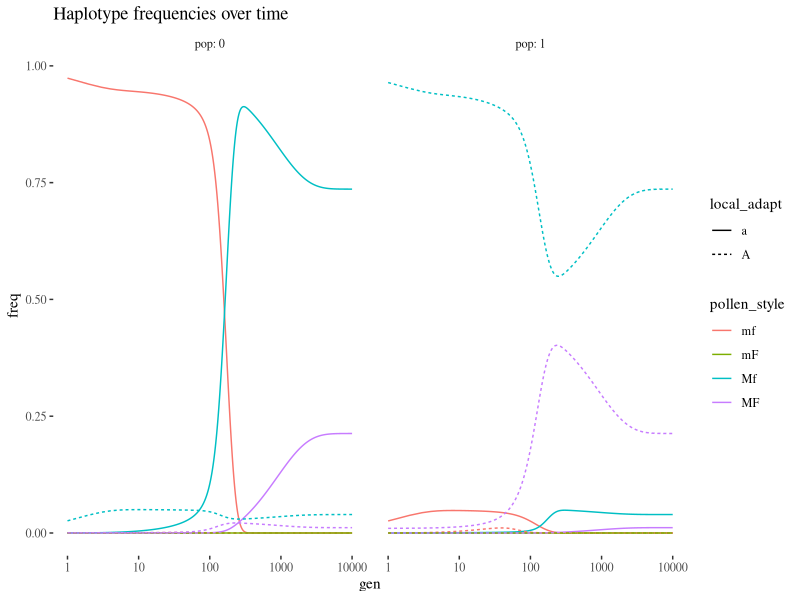
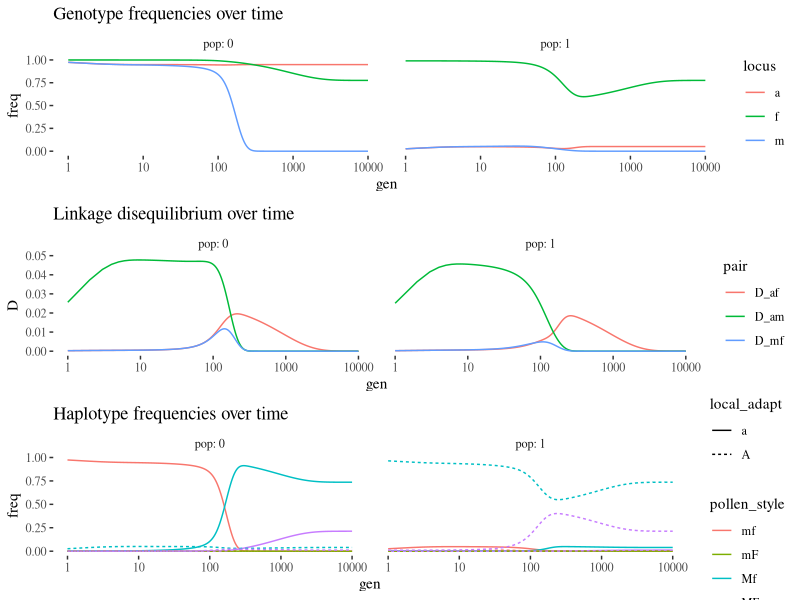

Reproduce these figures in R, in order.
# Best script in the world, for champions

library(tidyverse)
library(gridExtra)
library(ggthemes)
# Conflict

# helper functions to summarize haplo freqs, allele freqs, and ld 
# this is to get allele freqs out
tidying   <- function(output){
  output <- gather(data = output, key = genopop, value = freq, - gen)
  tmp <- do.call(rbind,strsplit(output$genopop,""))[, -1]
  tmp[,1] <- ifelse( tmp[,1] == "0", "a","A")
  tmp[,2] <- ifelse( tmp[,2] == "0", "m","M")
  tmp[,3] <- ifelse( tmp[,3] == "0", "f","F")
  tmp[,4] <- ifelse( tmp[,4] == "0", "a","A")
  tmp[,5] <- ifelse( tmp[,5] == "0", "m","M")
  tmp[,6] <- ifelse( tmp[,6] == "0", "f","F")
  
  output <- output %>% 
    mutate(pop = tmp[,7],
           mat = paste( tmp[,1], tmp[,2], tmp[,3], sep =  ""), 
           pat = paste( tmp[,4], tmp[,5], tmp[,6], sep =  "")) %>% 
    gather(key = parent, value =  haplo, -gen, -genopop, - freq, - pop) %>%
    mutate(freq = freq/2) %>% 
    group_by(gen , pop, haplo) %>% 
    summarise(freq = sum(freq)) %>% 
    mutate(pollen_style = str_replace(string = haplo,pattern = "A|a",replacement = ""),
           local_adapt = str_replace(string = haplo,pattern = "MF|Mf|mF|mf",replacement = ""))
}
findFreqs <- function(tidied_data){
  tidied_data %>% 
    ungroup() %>%
    mutate(am = freq * as.numeric(str_remove(haplo, "F|f") == "am"),
           mf = freq * as.numeric(str_remove(haplo, "A|a") == "mf"),
           af = freq * as.numeric(str_remove(haplo, "M|m") == "af"),
           a  = freq * as.numeric(grepl(pattern = "a", haplo)), 
           m  = freq * as.numeric(grepl(pattern = "m", haplo)), 
           f  = freq * as.numeric(grepl(pattern = "f", haplo) )) %>%
    group_by(pop, gen) %>%
    summarise(am = sum(am),
              mf = sum(mf),
              af = sum(af),
              a  = sum(a),
              m  = sum(m),
              f  = sum(f)) %>%
    group_by(pop, gen)
}
findLD    <- function(tidied_data){
  findFreqs(tidied_data) %>%
    summarise(D_am = am - (a*m),
              D_mf = mf - (m*f),
              D_af = af - (a*f),
              r_am = D_am / sqrt( a*(1-a) * m *(1-m) ), 
              r_mf = D_mf / sqrt( m*(1-m) * f *(1-f) ),
              r_af = D_af / sqrt( a*(1-a) * f *(1-f) )) %>%
    ungroup() 
}


meiosis3loc <- function(this.dip, haplo.names, r12,r23, this.order = "AMF") {
  # Figure out how to change order here
  this.order <- strsplit(this.order,"")[[1]]
  reorder <- order(this.order)[c(1,3,2)]
  # order: "A.mat" "M.mat" "F.mat" "A.pat" "M.pat" "F.pat" "pop" 
  # cathy tomorrow and tonight plan
  meiosis.haps <- 
    .5 * (1 - r12)* (1 - r23) *(as.numeric(haplo.names == paste(this.dip[paste(this.order,c("mat","mat","mat"),sep=".")][reorder], collapse = ""))) + # no_rec 
    .5 * (1 - r12)* (1 - r23) *(as.numeric(haplo.names == paste(this.dip[paste(this.order,c("pat","pat","pat"),sep=".")][reorder], collapse = ""))) + # no_rec   
    #
    .5 * (r12)    * (1 - r23) *(as.numeric(haplo.names == paste(this.dip[paste(this.order,c("mat","pat","pat"),sep=".")][reorder], collapse = ""))) + # 12 rec 
    .5 * (r12)    * (1 - r23) *(as.numeric(haplo.names == paste(this.dip[paste(this.order,c("pat","mat","mat"),sep=".")][reorder], collapse = ""))) + # 12 rec   
    #
    .5 * (1 - r12)* (    r23) *(as.numeric(haplo.names == paste(this.dip[paste(this.order,c("mat","mat","pat"),sep=".")][reorder],collapse = ""))) + # 23_rec 
    .5 * (1 - r12)* (    r23) *(as.numeric(haplo.names == paste(this.dip[paste(this.order,c("pat","pat","mat"),sep=".")][reorder], collapse = ""))) + # 23_rec 
    #
    .5 * (    r12)* (    r23) *(as.numeric(haplo.names == paste(this.dip[paste(this.order,c("mat","pat","mat"),sep=".")][reorder],collapse = ""))) + # both_rec 
    .5 * (    r12)* (    r23) *(as.numeric(haplo.names == paste(this.dip[paste(this.order,c("pat","mat","pat"),sep=".")][reorder],collapse = "")))   # both_rec  
  return(meiosis.haps)  
}

pollenPool <- function(diplos, focal.pop, prop.replaced, meiotic.prod){ # we should probably do meiosis before we migrate, YANIV
  home.haps <-  colSums(meiotic.prod * diplos$freqs[diplos$pop == focal.pop] ) * (1-prop.replaced) 
  away.haps <-  colSums(meiotic.prod * diplos$freqs[diplos$pop != focal.pop] ) * (prop.replaced) # prop.replaced is migration rate
  home.haps + away.haps
}

# then we make the mating combos
# we set up who's allowed to mate with who
# my.dips is the females and my.haps is the males
# what are we ending up with here?
matingCombos <- function(my.haps, my.dips, discrim, meiotic.prod){
  how.random  <- 1 - ((rowSums(my.dips[,c("F.mat","F.pat")]) != 0) * discrim) 
  # first take F alleles for mat and pat, if there's a F present in either the sum will be >0
  # for those that have a sum >0, multiply by preference intensity ("discrim") and subtract that amt from 1
  # so this says if you have a 1 at either F locus you'll be discriminated against
  mating.freqs <- matrix(1,ncol = length(my.haps), nrow = length(how.random))
  # making a mat with 8 columns and 64 rows--one col for each dad hap and one row for how discrim each mom geno is
  # these are the frequencies of matings if you're a certain mom/dad combo
  # but right now it's just a matrix of all 1s
  colnames(mating.freqs) <- names(my.haps) # dad names as column names
  rownames(mating.freqs) <- rownames(meiotic.prod) # mom names as row names, taken from meiotic.prod
  mating.freqs           <- t(t(mating.freqs) * my.haps) 
  # transposing 2x makes values in columns the rows, wait this just gives us back 8 cols and 64 rows
  mating.freqs[,grep(pattern = ".0.", names(my.haps))]  <- mating.freqs[,grep(pattern = ".0.", names(my.haps))]  * how.random
  # these are grabbing all the little m's cause we're AMF and multiplying by how permissive each mom is/how random the mating is
  mating.freqs / rowSums(mating.freqs) # standardizing so that discriminating moms aren't producing fewer kids
}
# This is just the pollen hap frequency on each mom, not taking into account 

diploidSel <- function(tmp.freq, geno.labels, s, focal.pop){
  n.maladapt <- rowSums(do.call(rbind,strsplit(geno.labels,""))[,c(1,4)] != focal.pop)
  w          <- (1 - s)^ n.maladapt # fitness = (1-s)^n.maladapt
  wbar       <- sum(tmp.freq *  w) # mean fitness = the sum of t
  tmp.freq *  w / wbar
}

migrateMateReproduceSelect <- function(diplos, focal.pop, prop.replaced, meiotic.prod, discrim, s){
  my.haps    <- pollenPool(diplos = diplos, focal.pop = focal.pop, prop.replaced = prop.replaced, meiotic.prod = meiotic.prod ) # pollen pool
  my.dips    <- diplos[diplos$pop == focal.pop,]                                                                     # females
  pat.haps   <- matingCombos(my.haps = my.haps , my.dips =  my.dips, discrim =discrim, meiotic.prod = meiotic.prod)        # mating rules
  mat.haps   <- meiotic.prod * my.dips$freqs                                                                         # meiosis in feamles
  new.genos  <- t(pat.haps) %*% (mat.haps) # rows are paternal, colums are maternal
  before.sel <- c(t(new.genos)) # flip rows and columns and then flatten to make  new diploid freqsQ
  after.sel  <- diploidSel(tmp.freq = before.sel, geno.labels = rownames(mat.haps), s = s , focal.pop = focal.pop)
  return(after.sel)
}  



# WHY DID YOU HARDCODE r12 & r23 YANIV # I did not. these are default values. not hardcoded values
runThreLocusSim <-function(n.gen = 1000, r12 = .1, r23 = .3,
                           init.freqs = c(fA_0 = 0, fM_0 = 0, fF_0 = 0,fA_1 = 1, fM_1 = 1, fF_1 = .01), 
                           discrim = 1, s = .4, prop.replaced0 = .1, prop.replaced1 = .1){
  # SETUP
  print(r12)
  # Put in a flip for diff orders later.. the easiest way to do this is only in rec
  diplos <- expand.grid(data.frame(A.mat = c(0:1), M.mat = c(0:1), F.mat = c(0:1),
                                   A.pat = c(0,1), M.pat = c(0:1), F.pat = c(0,1),
                                   pop = c(0,1)))
  diplos$freqs <-  apply(diplos, 1, function(X){
    this.pop <- X[["pop"]]
    freqs    <- grep( this.pop, names(init.freqs))
    f.big    <- rep(init.freqs[grep( this.pop, names(init.freqs))], 2) 
    prod(as.numeric((1 - X[1:6]) == 0) * f.big  + as.numeric((X[1:6]) == 0) * (1-f.big))
  })
  haplos <- expand.grid(data.frame(A = c(0:1), M = c(0:1),  F = c(0,1), pop = c(0,1)))
  haplo.names  <- apply(unique(haplos[,-4]), 1, paste, collapse = "")
  meiotic.prod <- t(apply(unique(diplos[,1:6]),1, meiosis3loc, haplo.names = haplo.names, r12 = r12, r23 = r23) )
  colnames(meiotic.prod) <- haplo.names
  rownames(meiotic.prod) <- apply(unique(diplos[,1:6]), 1, paste, collapse = "")
  geno.time <- matrix(ncol =  nrow(diplos) + 1, nrow = n.gen)
  colnames(geno.time) <- c("gen", apply(unique(diplos[,1:7]), 1, paste, collapse = ""))
  
  for(g in 1:n.gen){
    pop0 <- migrateMateReproduceSelect(diplos = diplos, 
                                       focal.pop = 0, 
                                       prop.replaced = prop.replaced0, 
                                       meiotic.prod = meiotic.prod , 
                                       discrim = discrim , 
                                       s = s)
    pop1 <- migrateMateReproduceSelect(diplos = diplos, 
                                       focal.pop = 1, 
                                       prop.replaced = prop.replaced1, 
                                       meiotic.prod = meiotic.prod , 
                                       discrim = discrim, 
                                       s = s)
    diplos$freqs  <- c(pop0, pop1)
    geno.time[g,] <- c(g,diplos$freqs )
  }
  return(data.frame(geno.time))
}


#AMF   
output        <- runThreLocusSim(n.gen = 10000, discrim = 1, s=.5, r12=.01, r23 = 0) %>% tidying()
output_freq   <- findFreqs(output)
output_LD     <- findLD(output)

geno_freq_plot <- output_freq %>% 
  select(- am, - mf, - af)    %>%  
  gather(key = locus, value = freq, - pop, -gen) %>%
  ggplot(aes(x=gen,y=freq,color=locus )) + 
  geom_line() + 
  facet_wrap(~pop, labeller = "label_both")+
  scale_x_continuous(trans = "log10") +
  ggtitle("Genotype frequencies over time")+
  theme_tufte()
  
  
  
  ggplot(output, aes(x=gen,y=freq,color=pollen_style, group = haplo,  linetype = local_adapt )) + 
  geom_line() + 
  facet_wrap(~pop, labeller = "label_both")+
  scale_x_continuous(trans = "log10") +
  ggtitle("Haplotype frequencies over time")+
  theme_tufte()

ld_plot  <- output_LD %>% 
  select(pop,gen,D_am, D_mf, D_af) %>%
  gather(key = pair, value = D, - pop, - gen) %>%
  ggplot(aes(x = gen, y = D, color = pair)) + 
  geom_line()+
  facet_wrap(~pop, labeller = "label_both")+ 
  scale_x_continuous(trans = "log10")+
  ggtitle("Linkage disequilibrium over time")+
  theme_tufte()

haplo_freq_plot <- ggplot(output, aes(x=gen,y=freq,color=pollen_style, group = haplo,  linetype = local_adapt )) + 
  geom_line() + 
  facet_wrap(~pop, labeller = "label_both")+
  scale_x_continuous(trans = "log10") +
  ggtitle("Haplotype frequencies over time")+
  theme_tufte()


grid.arrange(geno_freq_plot, ld_plot,haplo_freq_plot, ncol = 1)
